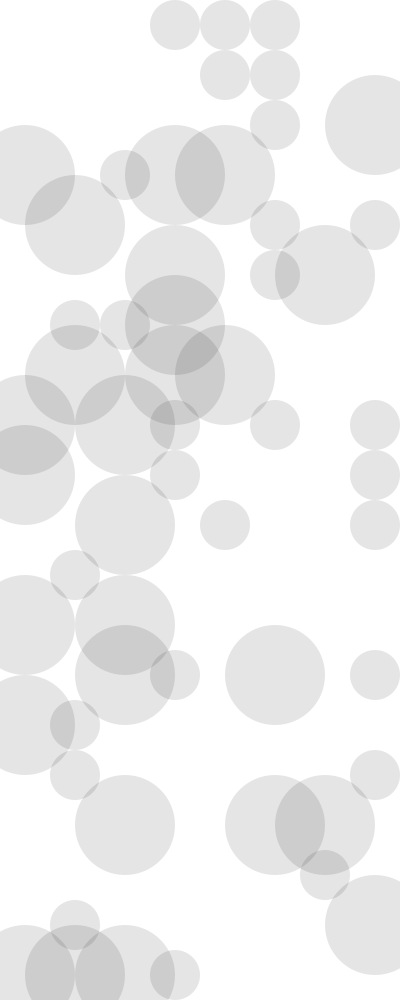
Frame 1 (no input)
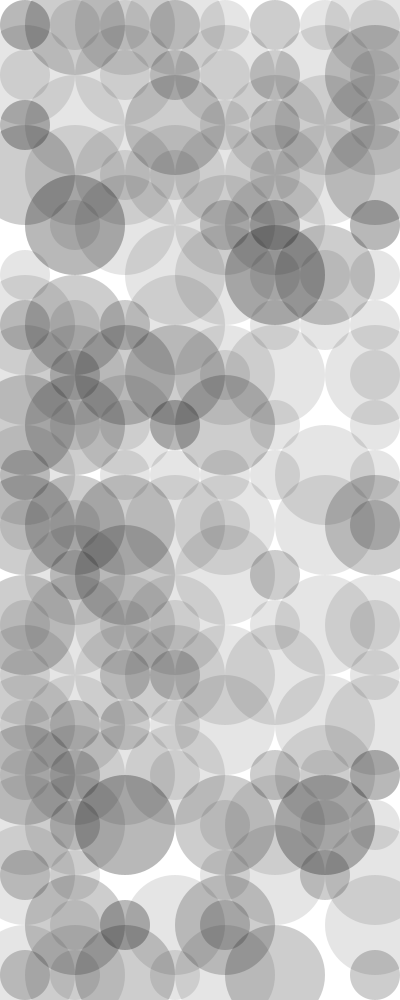
Frame 60 (the mouse pressed at the canvas centre just before this capture)
Frame 120 (the mouse held since frame 60 and released just before this capture): identical to frame 60, image omitted

The Processing sketch that drew these frames (run headless with seeded random() and noise(); from frame 60 on, the mouse is pressed at the canvas centre):

// Processing sketch: PerpetualPrinting_ellipseBW
// ── PerpetualPrinting_ellipseBW.pde
int i = 0;

void setup() {
  size(400, 1000);

  colorMode(RGB, 1);
  blendMode(MULTIPLY);

  background(1);
  noStroke();
  fill(.9);

  // frameRate(1);
}

void draw() {
  int step = width / 8;

  if (i < 5) {
    for (int y = step / 2; y < height; y += step) {
      for (int x = step / 2; x < width; x += step) {
        int val = ceil(random(2));
        int size = val * step;

        if (round(random(5)) % 3 == 0) {
          ellipse(x, y, size, size);
        }
      }
    }
    i++;
  }
}
